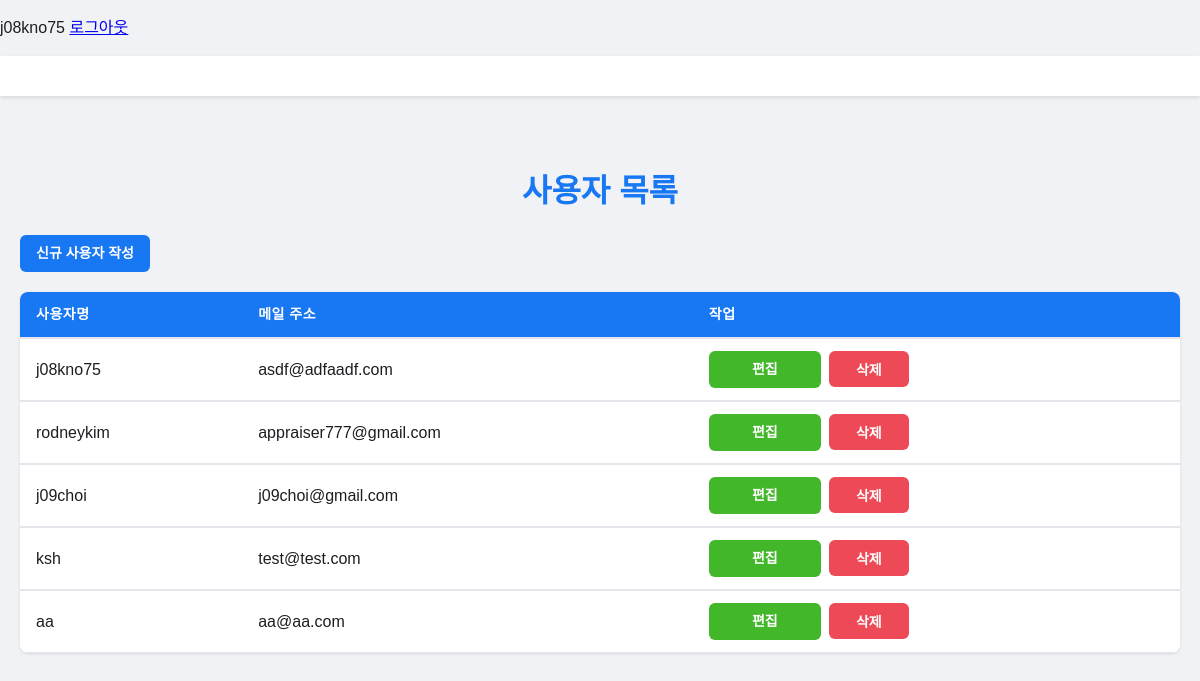
The page /crud/users (signed in) on the database as committed earlier.
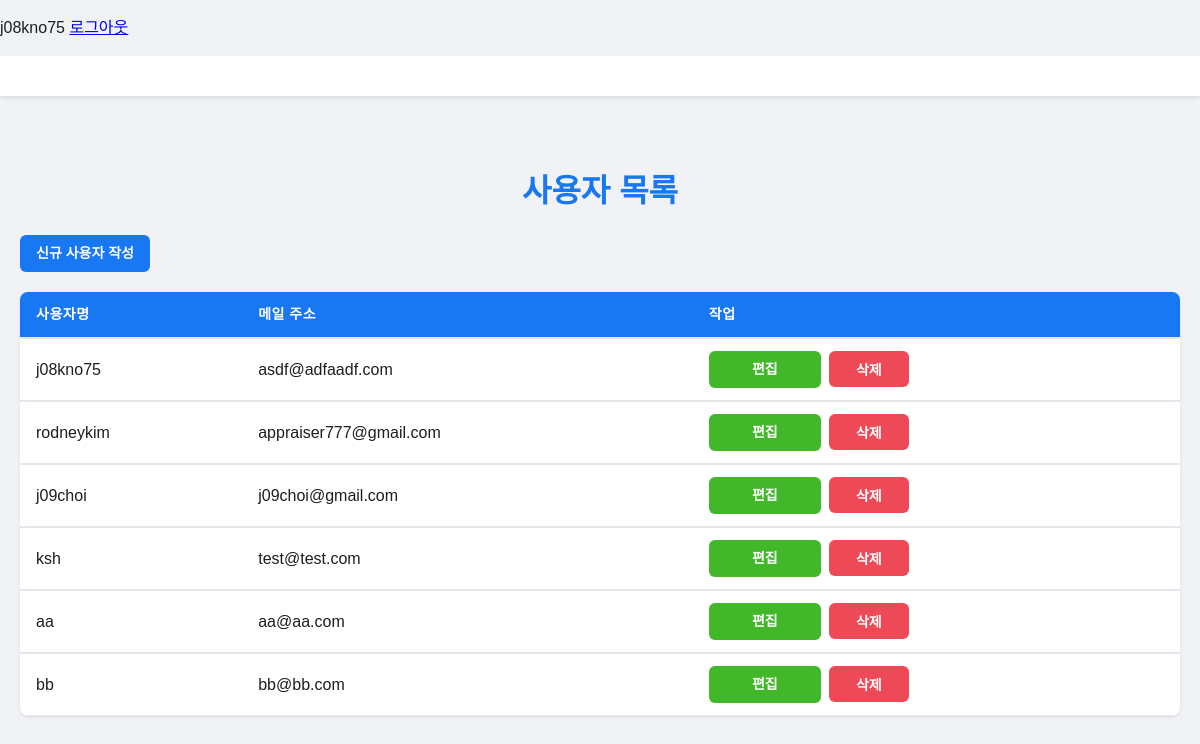
The same page on the database as committed later.
### apps/crud/models.py (models this page shows, shortened)
class User(db.Model, UserMixin):
    __tablename__ = 'users'
    id = db.Column(db.Integer, primary_key=True)
    username = db.Column(db.String, index=True)
    email = db.Column(db.String, unique=True, index=True)
    password_hash = db.Column(db.String)
    created_at = db.Column(db.DateTime, default=datetime.now)
    updated_at = db.Column(db.DateTime, onupdate=datetime.now)
    @property
    def password(self):
        raise AttributeError('password is not a readable attribute')
    @login_manager.user_loader
    def load_user(user_id):
        return User.query.get(user_id)

### apps/crud/views.py (the view)
@crud.route('/users')
@login_required
def users():
    users = User.query.all()
    return render_template('crud/index.html', users=users)

### apps/crud/templates/crud/index.html (shortened to what this page needs)
{% extends 'crud/base.html' %}
{% block head %}
    <link rel="stylesheet" href="{{ url_for('crud.static', filename='crud_index.css') }}">
{% endblock %}
{% block content %}
    <header class="header">
    </header>
    <div class="container">
        <h1>사용자 목록</h1>
        <div class="top-actions">
            <a href="{{ url_for('crud.create_user') }}" class="btn btn-primary">신규 사용자 작성</a>
        </div>
        <table>
            <thead>
                <tr>
                    <th>사용자명</th>
                    <th>메일 주소</th>
                    <th>작업</th>
                </tr>
            </thead>
            <tbody>
            {% for user in users %}
                <tr>
                    <td data-label="사용자명">{{ user.username }}</td>
                    <td data-label="메일 주소">{{ user.email }}</td>
                    <td data-label="작업" class="action-buttons">
                        <a href="{{ url_for('crud.edit_user', user_id=user.id) }}" class="btn btn-edit">편집</a>
                        <form action="{{ url_for('crud.delete_user', user_id=user.id) }}" method="POST" style="display: inline;">
                            <button type="submit" class="btn btn-danger" onclick="return confirm('정말로 삭제하시겠습니까?');">삭제</button>
                        </form>
                    </td>
                </tr>
            {% endfor %}
            </tbody>
        </table>
    </div>
{% endblock %}

### apps/crud/templates/crud/base.html (shortened to what this page needs)
<!DOCTYPE html>
<html lang="en">
<head>
    {% block head %}{% endblock %}
</head>
<body>
    <div>
        {% if current_user.is_authenticated %}
        <p>
            <span>{{ current_user.username }}</span>
            <span><a href="{{ url_for('auth.logout') }}">로그아웃</a> </span>
        </p>
        {% endif %}
    </div>
    {% block content %}{% endblock %}
</body>
</html>

### apps/crud/static/crud_index.css (style rules this page uses)
body { font-family: 'Noto Sans KR', sans-serif; background-color: #f0f2f5; color: #1c1e21; line-height: 1.5; }
table { width: 100%; border-collapse: separate; border-spacing: 0; background-color: white; box-shadow: 0 1px 2px rgba(0, 0, 0, 0.1); border-radius: 8px; overflow: hidden; }
th { background-color: #1877f2; color: white; text-align: left; padding: 16px; font-weight: 600; text-transform: uppercase; font-size: 14px; letter-spacing: 0.5px; }
td { padding: 12px 16px; vertical-align: middle; border-top: 1px solid #e4e6eb; }
.btn { padding: 8px 16px; border: none; border-radius: 6px; cursor: pointer; font-size: 14px; font-weight: 600; text-align: center; display: inline-block; min-width: 80px; transition: all 0.3s ease; text-transform: uppercase; }
.btn-primary { background-color: #1877f2; color: white; }

### apps/crud/templates/crud/index.html (style rules this page uses)
body { font-family: 'Noto Sans KR', sans-serif; margin: 0; padding: 0; background-color: #f0f2f5; }
.header { background-color: #ffffff; box-shadow: 0 2px 4px rgba(0,0,0,0.1); padding: 20px 0; margin-bottom: 30px; }
.container { max-width: 1200px; margin: 0 auto; padding: 20px; }
h1 { color: #1877f2; margin-bottom: 20px; text-align: center; }
.top-actions { display: flex; justify-content: space-between; align-items: center; margin-bottom: 20px; }
table { width: 100%; border-collapse: separate; border-spacing: 0; margin-bottom: 20px; background-color: white; box-shadow: 0 1px 3px rgba(0, 0, 0, 0.1); border-radius: 8px; overflow: hidden; }
th, td { padding: 12px 16px; text-align: left; border-bottom: 1px solid #e4e6eb; }
th { background-color: #1877f2; color: white; font-weight: 600; text-transform: uppercase; font-size: 14px; }
.btn { padding: 8px 16px; border: none; border-radius: 6px; cursor: pointer; font-size: 14px; font-weight: 600; text-align: center; display: inline-block; transition: all 0.3s ease; text-decoration: none; }
.btn-primary { background-color: #1877f2; color: white; }
.btn-edit { background-color: #42b72a; color: white; }
.btn-danger { background-color: #ed4956; color: white; }
.action-buttons { display: flex; gap: 8px; }

Rows that differ between the two databases and show on the page:
added User: username "bb", email "bb@bb.com"
